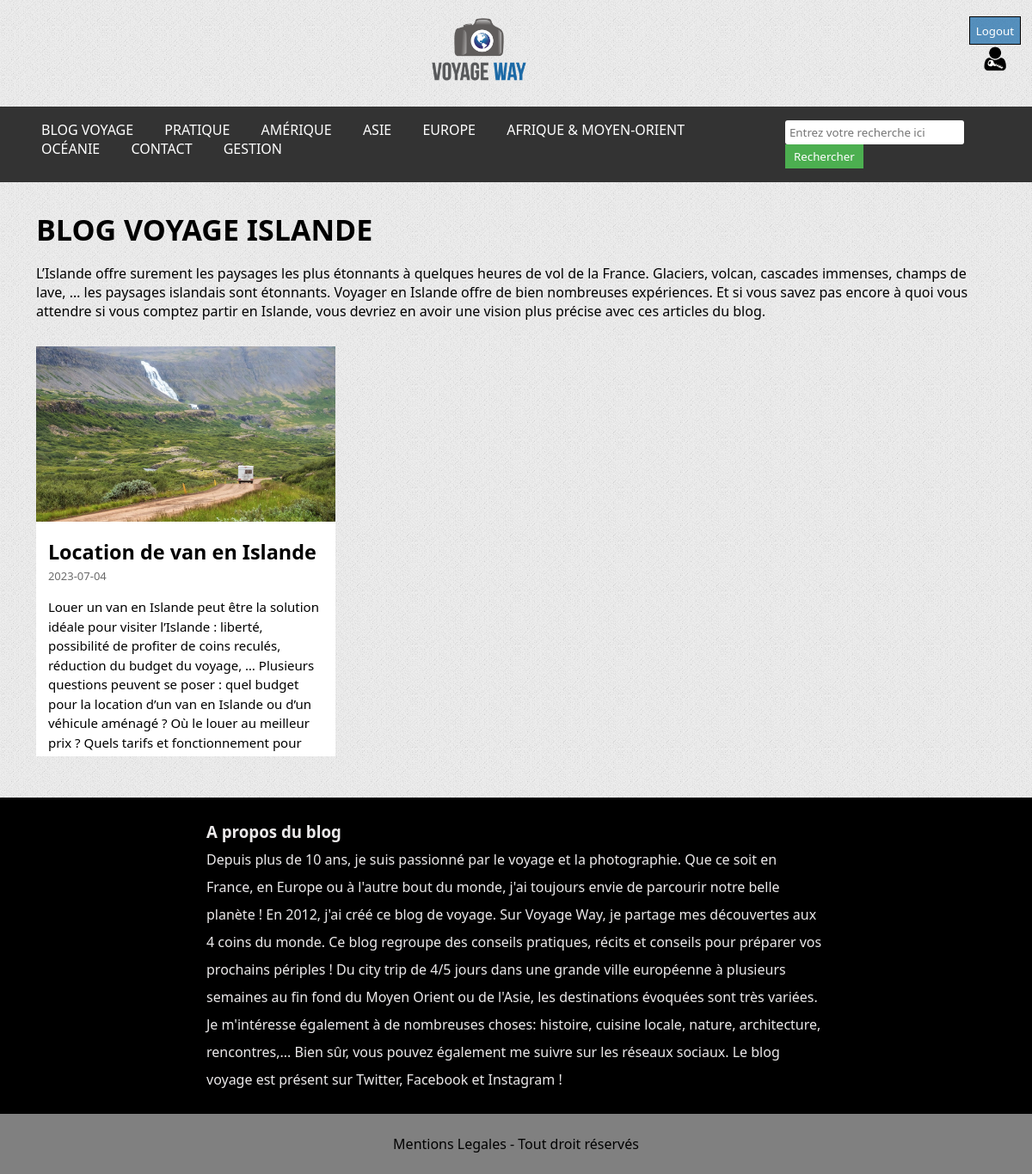
The app's page /categorie.php?id_categorie=7 (signed in) with its own data.
### tables this page shows
CREATE TABLE IF NOT EXISTS `categorie` (
  `id_categorie` int(11) NOT NULL AUTO_INCREMENT,
  `nom` varchar(50) NOT NULL,
  `titre` varchar(100) NOT NULL,
  `description` varchar(500) NOT NULL,
  `continent` varchar(50) NOT NULL,
  PRIMARY KEY (`id_categorie`)
);

CREATE TABLE IF NOT EXISTS `article` (
  `id_article` int(11) NOT NULL AUTO_INCREMENT,
  `titre` varchar(90) NOT NULL,
  `date` date NOT NULL,
  `photo_principale` varchar(255) NOT NULL,
  `resume` varchar(1000) NOT NULL,
  `sous_titre_1` varchar(100) NOT NULL,
  `contenu_1` text NOT NULL,
  `photo_1` varchar(255) NOT NULL,
  `sous_titre_2` varchar(90) NOT NULL,
  `contenu_2` text NOT NULL,
  `photo_2` varchar(255) NOT NULL,
  `sous_titre_3` varchar(90) NOT NULL,
  `photo_3` varchar(255) NOT NULL,
  `contenu_3` text NOT NULL,
  `categorie` int(11) NOT NULL,
  `sous_categorie` varchar(60) NOT NULL,
  PRIMARY KEY (`id_article`),
  KEY `FK_id_categorie_article` (`categorie`)
);

### components/connexion.php (called while the page is built, shortened)
<?php
    class MaConnexion {
        private $Connection;
        public function __construct($NewDatabaseName, $NewUser, $NewPassword, $NewHost)
        {
            $this->DatabaseName = $NewDatabaseName;
            $this->User = $NewUser;
            $this->Password = $NewPassword;
            $this->Host = $NewHost;
            try {
                $DataSourceName = "mysql:host=$this->Host;dbname=$this->DatabaseName;charset=utf8mb4";
                $this->Connection = new PDO($DataSourceName, $this->User, $this->Password);
                $this->Connection->setAttribute(PDO::ATTR_ERRMODE, PDO::ERRMODE_EXCEPTION);
            } catch (PDOException $e) {
                echo "Erreur: " . $e->getMessage();
            }
        }
        public function select($Table, $Column, $ConditionField = 1)
        {
            try {
                $SQLQueryString = "SELECT $Column FROM `$Table` WHERE $ConditionField";
                $Result = $this->Connection->query($SQLQueryString);
                return $Result->fetchAll(PDO::FETCH_ASSOC);
            } catch (PDOException $e) {
                echo "Erreur: " . $e->getMessage();
                return false;
            }
        }
        public function select_article($ConditionField)
        {
            try {
                $SQLQueryString = "SELECT `article`.`id_article`,`article`.`categorie`,`article`.`sous_categorie`, `article`.`date`, `article`.`titre`, `article`.`resume`, `article`.`photo_principale`, `categorie`.`nom`
                FROM `article`
                INNER JOIN `categorie` ON `categorie`.`id_categorie` = `article`.`categorie`
                WHERE `article`.`categorie` = $ConditionField ;
                ";
                $Result = $this->Connection->query($SQLQueryString);
                return $Result->fetchAll(PDO::FETCH_ASSOC);
            } catch (PDOException $e) {
                echo "Erreur: " . $e->getMessage();
                return false;
            }
        }
    }
?>

### components/commons.php (called while the page is built, shortened)
<?php
    function CanEditArticles($UserRole) {
        switch (strtolower($UserRole))
        {
            case 'admin':
            case 'redactor':
                return true;
        }
        return false;
    }
    function GetImagePath($Filename, $CategorySub)
    {
        return './images/' . strtolower($CategorySub) . '/' . $Filename;
    }
?>

### categorie.php (the view, shortened to what this page needs)
<?php
    require_once("components/connexion.php");
    $DatabaseName = "viaje";
    $NewConnection = new MaConnexion($DatabaseName, "root", "", "localhost");
    $CurrentCategorieID = isset($_GET['id_categorie']) ? $_GET['id_categorie'] : 1;
    $SelectedCategorie = $NewConnection->select("categorie", "*", "id_categorie = $CurrentCategorieID");
?>
<!DOCTYPE html>
<html lang="en">
<head>
    <link rel="stylesheet" href="style.css">
</head>
<body>
    <header>
        <?php include_once './components/navbar.php' ?>
    </header>
    <main>
        <section class="entete">
        <?php
            foreach($SelectedCategorie as $value)
            {
                echo
                '<h1 class="titre">' . $value['titre'] . '</h1>
                <p class="presentation">' . $value['description'] . '</p>'
                ;
            }
            ?>
        </section>
        <section class="display-result">
            <?php
            $Result = $NewConnection->select_article($CurrentCategorieID);
            foreach($Result as $display){
                echo
                '<div class="card">
                    <div>
                        <img src="' . GetImagePath( $display['photo_principale'], $display['sous_categorie'] ) . '" class="card-image" alt="Image principale">
                    </div>
                    <div class= "card-text">
                        <a href="article.php?id_article=' . $display['id_article'] . '" class="card-title"><h3>' . $display['titre'] . '</h3></a>
                        <p class="date">' . $display['date'] . '</p>
                        <p class="resume">' . $display['resume'] . '</p>
                    </div>
                </div>';
            }
            ?>
        </section>
    </main>
<footer>
    <?php include_once './components/footer.php' ?>
</footer>
</body>
</html>

### components/navbar.php (shortened to what this page needs)
<?php
    require_once("./components/commons.php");
    require_once("./components/connexion.php");
    $NewConnection = new MaConnexion("viaje", "root", "", "localhost");
    $IsUserLoggedIn = isset($_SESSION['CurrentUser']);
    $CanEditArticles = (isset($_SESSION['UserRole']) && CanEditArticles($_SESSION['UserRole']));
?>
<link rel="stylesheet" href="https://cdnjs.cloudflare.com/ajax/libs/font-awesome/6.4.0/css/all.min.css" />
<div id="SiteHead">
    <a z-index="1" href="index.php"><img id="Blazon" class="logo" src="./images/icons_site_main.png" alt="L'image principale du site">
    </a>
    <div z-index="2" class="float-login">
        <?php if ($IsUserLoggedIn): $UserIcon = './images/icons_user_role_' . $_SESSION['UserRole'] . '.png';
            ?>
            <form method="POST" action="controller.php"><input type="submit" name="Intention" value="Logout" class="ConnexionButtons red-button" ></form>
            <a href="./profile.php"><img src=<?php echo '"' . $UserIcon . '"'; ?> alt="User Role Image" style="width: 32px; height: 32px;"></a>
        <?php else: ?>
            <button class="ConnexionButtons green-button" onclick="window.location='./login.php'">Login</button>
        <?php endif ?>
    </div>
</div>
<nav class="navbar">
    <div class="topnav" id="myTopnav">
        <div class="parallax dropdown">
            <a href="./index.php">BLOG VOYAGE</a>
        </div>
        <div class="dropdown parallax">
            <?php $Nav = $NewConnection->select("categorie", "*", "continent= 'Pratique'");
                foreach ($Nav as $display) {
                    echo'<a href="categorie.php?id_categorie='. $display['id_categorie']. '">' .$display['nom'] . '</a>';
                }
            ?>
        </div>
        <div class="dropdown parallax">
            <a class="parallax" href="#">AMÉRIQUE</a>
        </div>
        <div class="dropdown parallax">
            <a href="#">ASIE</a>
        </div>
        <div class="dropdown parallax">
            <a href="#">EUROPE</a>
        </div>
        <div class="dropdown parallax">
            <a href="#">AFRIQUE &amp; MOYEN-ORIENT</a>
        </div>
        <div class="dropdown parallax">
            <a href="#">OCÉANIE</a>
        </div>
        <div class="dropdown parallax">
            <a href="./contact.php">CONTACT</a>
        </div>
        <?php if($IsUserLoggedIn && $CanEditArticles): ?>
            <div class="dropdown parallax">
                <a href="./gestion.php">GESTION</a>
            </div>
        <?php endif; ?>
    </div>
    <div class="topnav" id="search">
        <form method="GET" action="recherche.php">
            <input type="text" name="search_query" id="search_query" placeholder="Entrez votre recherche ici">
            <button type="submit">Rechercher</button>
        </form>
    </div>
</nav>

### style.css (style rules this page uses)
* { font-family: "Segoe UI", Helvetica, Arial, sans-serif, "Apple Color Emoji", "Segoe UI Emoji", "Segoe UI Symbol"; padding: 0; margin: 0; }
body { display: flex; flex-direction: column; background-image: url('./images/body-bg1.png'); background-color: #f0f0f0; }
header { display: flex; flex-direction: column; }
header #Blazon { height: 100%; width: 10%; margin-top: 1em; }
header nav { margin-top: 1em; margin-bottom: 2em; }
header #SiteHead { display: inline-flex; text-align: center; align-items: center; }
header #SiteHead > a { width: 100%; }
header .ConnexionButtons { border-radius: 0; padding: 0.5em; margin-left: 1em; margin-right: 1em; border: 1px solid #000; cursor: pointer; }
.red-button { border: 1px solid black; background-color: #1d6eabb9; color: white; cursor: pointer; padding: 0.4em; }
.card { display: grid; justify-items: center; width: 29%; background-color: #fff; margin-left: 3.5%; margin-bottom: 3%; }
.card-image { width: 100%; }
.card-text { padding: 4%; height: 15em; overflow: hidden; }
.card-title { color: #000; font-size: 20px; text-decoration: none; }
.titre { text-transform: uppercase; font-weight: bold; font-size: 34px; margin-bottom: 1.5%; }
.entete { padding: 0 3.5%; }
.presentation { margin-bottom: 1.6%; }
.date { color: #6B6B6B; font-size: 13px; margin-top: 1%; }
.resume { line-height: 1.5; font-size: 15px; margin-top: 5%; }
.display-result { display: flex; justify-content: flex-start; flex-wrap: wrap; padding: 1% 0 ; }

### components/navbar.php (style rules this page uses)
.logo { width: 200px; height: auto; display: block; margin: 10px auto; }
.navbar { background-color: #333; padding-top: 1em; padding-right: 3em; padding-bottom: 1em; padding-left: 3em; display: flex; position: relative; z-index: 2; }
.navbar a { color: white; font-size: 1em; margin-right: 2em; text-decoration: none; text-transform: uppercase; }
.dropdown { position: relative; display: inline-block; }
#search { display: inline-block; }
#search input[type="text"] { padding: 5px; border-radius: 3px; border: none; }
#search button { padding: 5px 10px; background-color: #4CAF50; color: white; border: none; cursor: pointer; }
.float-login { float: right; }
.parallax { cursor: pointer; }

### records on screen
categorie: nom "PRATIQUE"
categorie: titre "BLOG VOYAGE ISLANDE", description "L’Islande offre surement les paysages les plus étonnants à quelques heures de vol de la France. Glaciers, volcan, cascades immenses, champs de lave, … les paysages islandais sont étonnants. Voyager en Islande offre de bien nombreuses expériences. Et si vous savez pas encore à quoi vous attendre si vous comptez partir en Islande, vous devriez en avoir une vision plus précise avec ces articles du blog."
article: photo_principale+sous_categorie (picture), titre "Location de van en Islande", date "2023-07-04", resume "Louer un van en Islande peut être la solution idéale pour visiter l’Islande : liberté, possibilité de profiter de coins reculés, réduction du budget du voyage, … Plusieurs questions peuvent se poser : quel budget pour la location d’un van en Islande ou d’un véhicule aménagé ? Où le louer au meilleur prix ? Quels tarifs et fonctionnement pour…"
